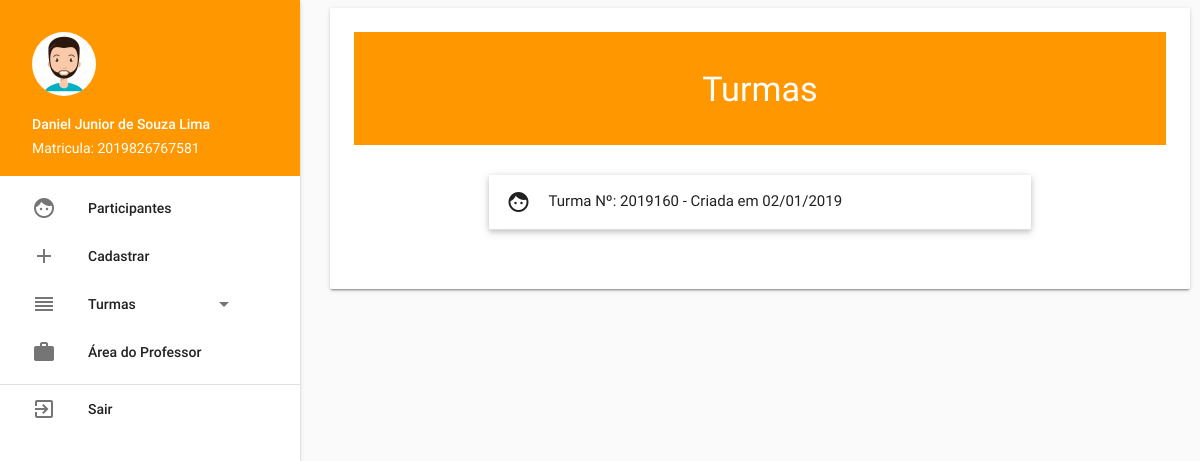
Page /adm/turmas (signed in) on the earlier database version.
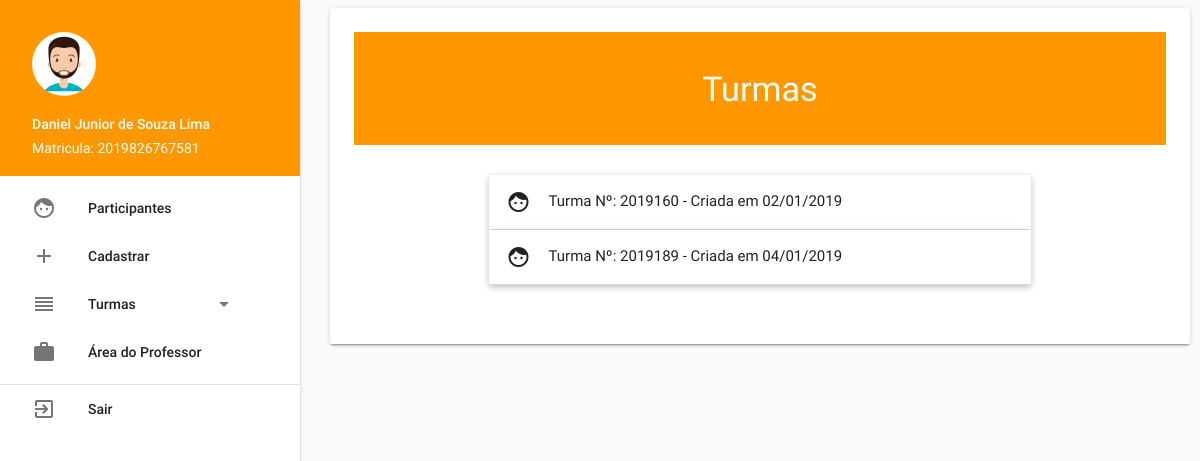
Same page on the later database version.
### tables this page shows
CREATE TABLE `turmas` (
  `id` int(11) NOT NULL,
  `inicio` date DEFAULT NULL,
  `final` date DEFAULT NULL,
  `criacao` date DEFAULT NULL,
  `turma` varchar(25) DEFAULT NULL,
  `curso` varchar(25) DEFAULT NULL,
  `turno` varchar(15) DEFAULT NULL,
  `horario` varchar(20) DEFAULT NULL
);

### App/Controller/admController.php (called while the page is built, shortened)
<?php
class admController extends controller
{
    public function turmas()
    {
        $dados = array();
        $adm = new adm();
        if (!empty($_SESSION['acesso']) && $_SESSION['acesso'] == 'adm') {
            $dados['turmas'] = $adm->turmas();
        } else {
            $dados['turmas'];
        }
        $this->template('adm', 'turmas', $dados);
    }
}

### Core/core.php (called while the page is built, shortened)
<?php
    class Core{
        public function run(){
            $url = explode('index.php', $_SERVER['PHP_SELF']);
            $url = end($url);
            $params = array();
            if(!empty($url))
            {
                $url = explode('/', $url);
                array_shift($url);
                array_shift($url);
                if (isset($url[0]))
                {
                    $currentAction = $url[0];
                } else {
                    $currentAction = 'index';
                }
            } else {
                $currentAction = 'index';
                $currentController = 'homeController';
                $params = array();
            }
            $c = new $currentController();
            call_user_func_array(array($c, $currentAction), $params);
        }
    }

### index.php (called while the page is built, shortened)
<?php
$core = new Core();
$core->run();

### App/Model/model.php (called while the page is built, shortened)
<?php
class model
{
    public function __construct()
    {
        try {
            $this->pdo = new PDO("mysql:host=sql201.byethost.com;port=3306;dbname=b15_22255918_inclusaodigital", 'b15_22255918', '86318162');
        } catch (PDOException $e) {
            echo 'Falhou a conexão com banco de dados (Error: ' . $e->getMessage() . ')';
        }
    }
}

### App/Model/adm.php (called while the page is built, shortened)
<?php
class adm extends model
{
    public function turmas()
    {
        $sql = "SELECT * FROM turmas";
        $sql = $this->pdo->query($sql);
        if ($sql->rowCount() > 0) {
            return $sql->fetchAll();
        } else {
            return "Deu Ruim";
        }
    }
}

### App/View/adm/turmas.php (the view, shortened to what this page needs)
<?php
function dateHora($data)
{
    return  date("d/m/Y", strtotime($data));
}
?>
<div class="orange">
    <br>
    <h4 class="center-align color-white"><span class="text-white">Turmas</span></h4>
    <br>
</div>
<br>
<div class="container">
    <div class="row">
        <div>
            <ul class="collapsible popout" data-collapsible="accordion">
                <?php
                        foreach($turmas as $turma){
                            echo '<li>';
                                echo '<div class="collapsible-header"><i class="material-icons">face</i>Turma Nº: '.$turma['turma'].' - Criada em '.dateHora($turma['criacao']).'</div>';
                            echo '</li>';
                        }
                ?>
            </ul>
        </div>
    </div>
</div>

Differences in the rows shown:
added turmas: turma "2019189", criacao "04/01/2019"
